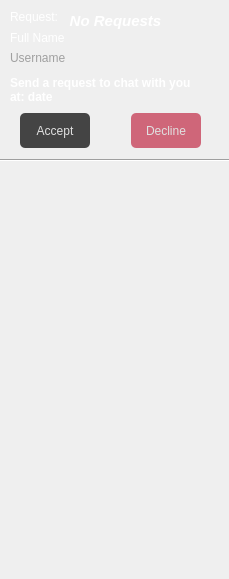
       <widget class="QWidget" name="request_scrollArea_contents">
        <property name="geometry">
         <rect>
          <x>0</x>
          <y>0</y>
          <width>229</width>
          <height>579</height>
         </rect>
        </property>
        <widget class="QWidget" name="request_box" native="true">
         <property name="geometry">
          <rect>
           <x>0</x>
           <y>0</y>
           <width>231</width>
           <height>161</height>
          </rect>
         </property>
         <widget class="QLabel" name="label_2">
          <property name="geometry">
           <rect>
            <x>10</x>
            <y>10</y>
            <width>47</width>
            <height>13</height>
           </rect>
          </property>
          <property name="styleSheet">
           <string notr="true">color: white</string>
          </property>
          <property name="text">
           <string>Request:</string>
          </property>
         </widget>
         <widget class="QLabel" name="requester_name">
          <property name="geometry">
           <rect>
            <x>10</x>
            <y>30</y>
            <width>211</width>
            <height>16</height>
           </rect>
          </property>
          <property name="styleSheet">
           <string notr="true">color: white</string>
          </property>
          <property name="text">
           <string>Full Name</string>
          </property>
         </widget>
         <widget class="QLabel" name="requester_date">
          <property name="geometry">
           <rect>
            <x>10</x>
            <y>70</y>
            <width>201</width>
            <height>41</height>
           </rect>
          </property>
          <property name="font">
           <font>
            <pointsize>9</pointsize>
            <weight>75</weight>
            <bold>true</bold>
           </font>
          </property>
          <property name="styleSheet">
           <string notr="true">QLabel{
color: white;
}</string>
          </property>
          <property name="text">
           <string>&lt;html&gt;&lt;head/&gt;&lt;body&gt;&lt;p&gt;Send a request to chat with you &lt;br/&gt;at: date&lt;/p&gt;&lt;/body&gt;&lt;/html&gt;</string>
          </property>
          <property name="wordWrap">
           <bool>true</bool>
          </property>
         </widget>
         <widget class="QWidget" name="requests_buttons" native="true">
          <property name="geometry">
           <rect>
            <x>20</x>
            <y>110</y>
            <width>181</width>
            <height>41</height>
           </rect>
          </property>
          <layout class="QHBoxLayout" name="horizontalLayout">
           <item>
            <widget class="QPushButton" name="request_accept_button">
             <property name="cursor">
              <cursorShape>PointingHandCursor</cursorShape>
             </property>
             <property name="styleSheet">
              <string notr="true">background-color: #444444;
color: #E0E0E0;
border-radius: 5px;
width: 70px;
height: 35px;</string>
             </property>
             <property name="text">
              <string>Accept</string>
             </property>
            </widget>
           </item>
           <item>
            <spacer name="horizontalSpacer">
             <property name="orientation">
              <enum>Qt::Horizontal</enum>
             </property>
             <property name="sizeHint" stdset="0">
              <size>
               <width>8</width>
               <height>20</height>
              </size>
             </property>
            </spacer>
           </item>
           <item>
            <widget class="QPushButton" name="request_decline_button">
             <property name="cursor">
              <cursorShape>PointingHandCursor</cursorShape>
             </property>
             <property name="styleSheet">
              <string notr="true">QPushButton{
background-color: #CF6679;
color: #E0E0E0;
border-radius: 5px;
width: 70px;
height: 35px;
}</string>
             </property>
             <property name="text">
              <string>Decline</string>
             </property>
            </widget>
           </item>
          </layout>
         </widget>
         <widget class="QLabel" name="requester_username">
          <property name="geometry">
           <rect>
            <x>10</x>
            <y>50</y>
            <width>211</width>
            <height>16</height>
           </rect>
          </property>
          <property name="styleSheet">
           <string notr="true">color: #A0A0A0</string>
          </property>
          <property name="text">
           <string>Username</string>
          </property>
         </widget>
         <widget class="Line" name="line_4">
          <property name="geometry">
           <rect>
            <x>0</x>
            <y>150</y>
            <width>231</width>
            <height>20</height>
           </rect>
          </property>
          <property name="orientation">
           <enum>Qt::Horizontal</enum>
          </property>
         </widget>
        </widget>
        <widget class="QLabel" name="no_requests_label">
         <property name="geometry">
          <rect>
           <x>0</x>
           <y>0</y>
           <width>231</width>
           <height>41</height>
          </rect>
         </property>
         <property name="font">
          <font>
           <pointsize>11</pointsize>
           <weight>75</weight>
           <italic>true</italic>
           <bold>true</bold>
          </font>
         </property>
         <property name="styleSheet">
          <string notr="true">QLabel{
color: white;
}</string>
         </property>
         <property name="text">
          <string>No Requests</string>
         </property>
         <property name="alignment">
          <set>Qt::AlignCenter</set>
         </property>
        </widget>
        <zorder>no_requests_label</zorder>
        <zorder>request_box</zorder>
       </widget>
